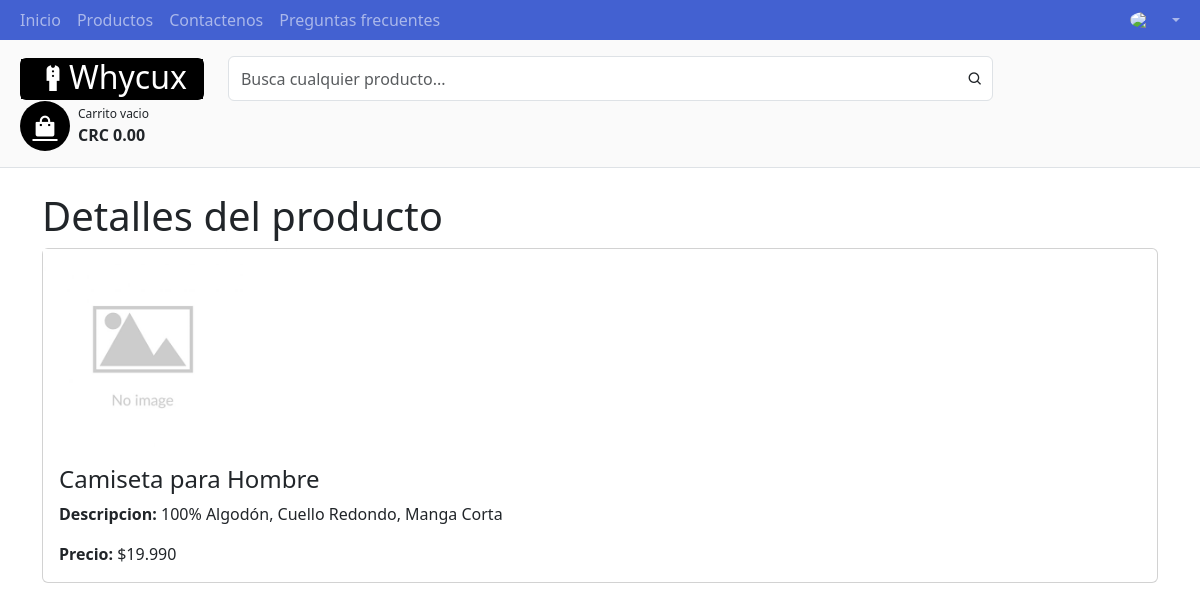
The page /single_product.php?id=1 on the database its author committed.
### tables this page shows
CREATE TABLE products (
    product_id INT(11) NOT NULL AUTO_INCREMENT,
    name VARCHAR(255) NOT NULL,
    description TEXT,
    price DECIMAL(10, 3) NOT NULL,
    category_id INT(11),
    image VARCHAR(255) DEFAULT 'assets/no_image.png',
    PRIMARY KEY (product_id)
);

### DAL/products.php (called while the page is built, shortened)
<?php
function getProductById($id)
{
    $connection = Conecta();
    $response = $connection->query("select * from products where product_id = '$id'");
    return $response;
}

### single_product.php (the view, shortened to what this page needs)
<!DOCTYPE html>
<html>
<head>
    <link rel="stylesheet" href="vendor/twbs/bootstrap/dist/css/bootstrap.min.css">
    <link href="https://cdn.jsdelivr.net/npm/bootstrap@5.3.0-alpha2/dist/css/bootstrap.min.css" rel="stylesheet">
    <link href="https://cdn.jsdelivr.net/npm/boxicons@latest/css/boxicons.min.css" rel="stylesheet">
    <link rel="stylesheet" type="text/css" href="style.css">
    <link rel="stylesheet" type="text/css" href="components/navbar/navbar.css">
</head>
<body>
    <?php
    include 'components/navbar/navbar.php';
    ?>
    <br>
    <div class="container">
        <h1>Detalles del producto</h1>
        <?php
        require_once 'DAL/products.php';
        $id = $_GET['id'];
        $result = getProductById($id);
        if ($result->num_rows > 0) {
            while ($row = $result->fetch_assoc()) {
                echo '<div class="card">';
                echo '<img width="200px" style="max-height:300px;" src="' . $row['image'] . '">';
                echo '<div class="card-body">';
                echo '<h4 class="card-title">' . $row['name'] . '</h4>';
                echo '<p class="card-text"><strong>Descripcion: </strong>' . $row['description'] . '</p>';
                echo '<p class="card-text"><strong>Precio:</strong> $' . $row['price'] . '</p>';
                echo '</div>';
                echo '</div>';
            }
        } else {
            echo '<p>Producto no encontrado</p>';
        }
        ?>
    </div>
</body>
</html>

### style.css (style rules this page uses)
body { background-color: rgb(250, 250, 250); }

### rows shown on the page
products: image (placeholder picture), name "Camiseta para Hombre", description "100% Algodón, Cuello Redondo, Manga Corta", price "19.990"
